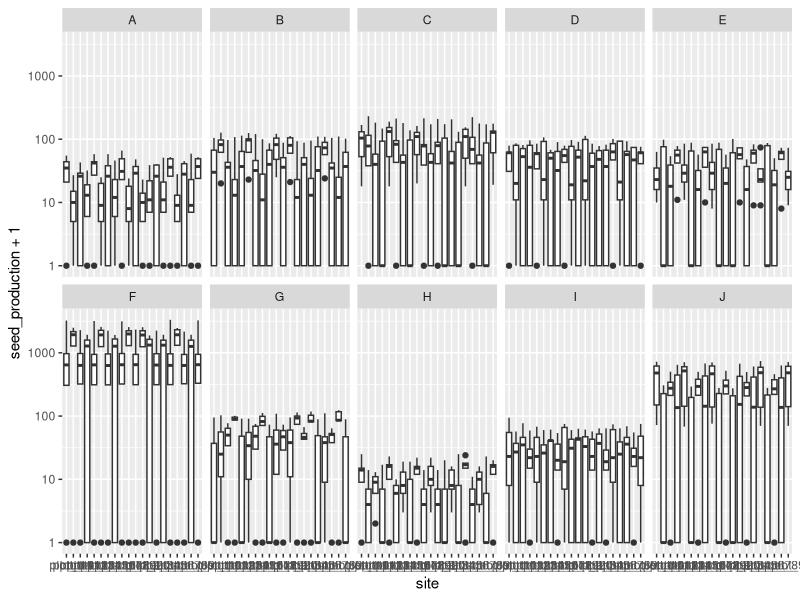

This chart was generated by the following R code:
## ---- chunk 1
library(tidyverse)
library(lme4)
## ---- chunk 2
set.seed(1)
n_species <- 10
n_reps <- 5
n_sites <- 20
sp_codes <- LETTERS[1:n_species]
# Seed viabiliities drawn from a uniform distribution
seed_viabilities <- runif(min = 0.2, max = 0.95, n_species)
# Mean seed production of species drawn from a lognormal, plus uniform noise
mean_seedprod <- floor(rlnorm(10, 2, 4)+runif(min = 10, max = 100, 10))
# To Do:
# Make a matrix of Species By Site preference (pre-determined for this dummy analysis)
# Then, use that to scale the seed output drawn from the distribution below: 

site_preference <- matrix(NA, nrow = n_sites, ncol = n_species)
for(current_species in 1:ncol(site_preference)) {
  preference_vector <- c(sample(seq(from = 0.1, to = 1, by = 0.1)),
                         sample(seq(from = 0, to = 0.9, by = 0.1)))
  preference_vector[sample(1:n_sites, size = 5)] = 0
  if(max(preference_vector) != 1) {preference_vector[sample(1:20, size = 1)] = 1}
  site_preference[,current_species] <- preference_vector
}

seed_prod <- data.frame(site = paste0("plot_",(rep(1:n_sites, each = n_reps))),
                        replicate = rep(1:n_reps, n_sites))

for(ii in 1:n_species){
  nsp <-rpois(n = n_reps*n_sites, lambda = mean_seedprod[ii])
  nsp <- as.numeric(floor(nsp*site_preference[,ii]))
  seed_prod <- cbind(seed_prod, nsp)
  colnames(seed_prod)[ii+2] <- LETTERS[ii]
}

seed_prod_long <- tidyr::gather(seed_prod, species, seed_production, A:J) %>% tbl_df %>% 
  mutate(site = as.factor(site), replicate = as.factor(replicate))

## ---- chunk 3

gg_raw_seed <- ggplot(seed_prod_long) + geom_boxplot(aes(site,seed_production+1)) + 
  facet_wrap(~species, ncol = 5) + scale_y_log10()
gg_raw_seed + theme_gray()
## ---- chunk 4
site_data <- data.frame(site = paste0("plot_",(1:n_sites)),
                        soil_depth_cm = round(runif(min = 5, max = 20, n = n_sites),digits = 2),
                        mg_ppm = abs(rnorm(n = n_sites, mean = 10, sd = 2)))
## ---- chunk 5
# lmer()

